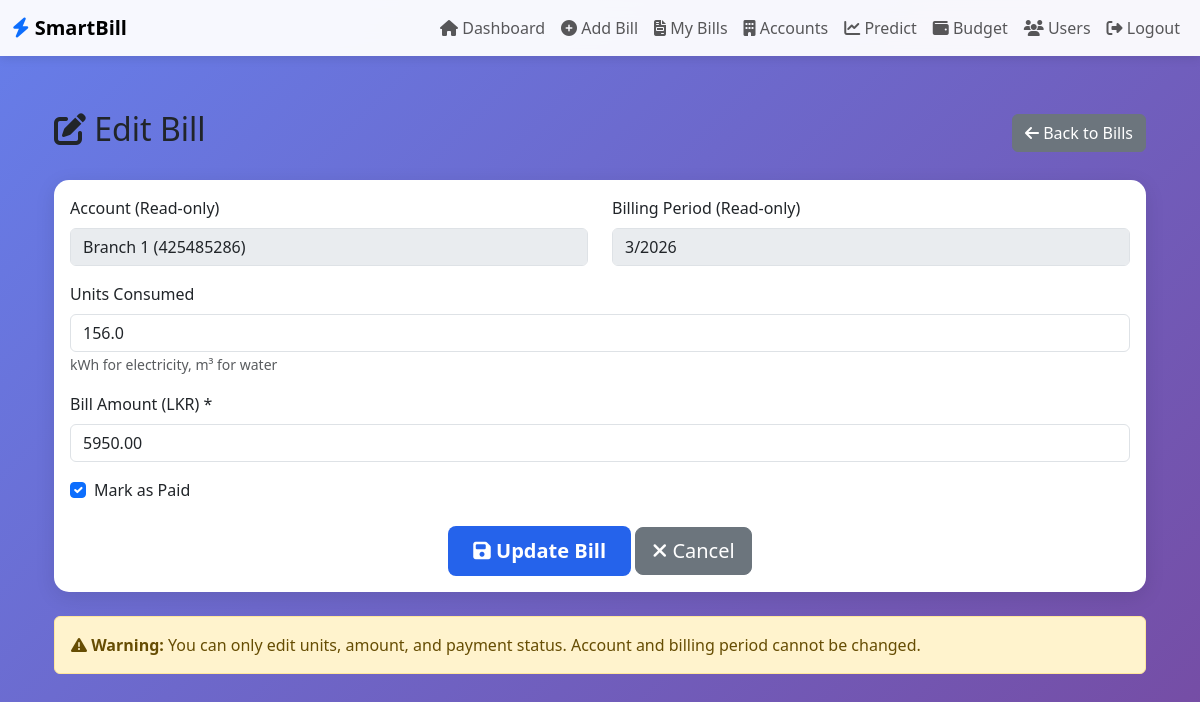
The page /bills/edit/27/ (signed in) on the database its author committed.
### bills/models.py (models this page shows, shortened)
class Bill(models.Model):
    UTILITY_CHOICES = [
        ('electricity', 'Electricity'),
        ('water', 'Water'),
        ('mobile', 'Mobile'),
    ]
    user = models.ForeignKey(User, on_delete=models.CASCADE)
    account = models.ForeignKey(
        UtilityAccount,
        on_delete=models.CASCADE,
        related_name='bills',
        null=True,
        blank=True
    )
    notification_email = models.EmailField(
        max_length=255,
        blank=True,
        null=True,
        help_text="Optional: Email for payment reminder"
    )
    utility_type = models.CharField(max_length=20, choices=UTILITY_CHOICES, null=True, blank=True)
    account_number = models.CharField(max_length=100, null=True, blank=True)
    billing_month = models.IntegerField()
    billing_year = models.IntegerField()
    units_consumed = models.FloatField(default=0)
    bill_amount = models.DecimalField(max_digits=10, decimal_places=2)
    due_date = models.DateField()
    is_paid = models.BooleanField(default=False)
    is_anomaly = models.BooleanField(default=False)
    late_payment_risk = models.CharField(max_length=20, default='Low')
    payment_date = models.DateField(null=True, blank=True)
    notes = models.TextField(blank=True)
    created_at = models.DateTimeField(auto_now_add=True)
    updated_at = models.DateTimeField(auto_now=True)
    class Meta:
        ordering = ['-billing_year', '-billing_month', '-created_at']

class UtilityAccount(models.Model):
    UTILITY_TYPES = [
        ('electricity', 'Electricity'),
        ('water', 'Water'),
        ('mobile', 'Mobile'),
    ]
    user = models.ForeignKey(User, on_delete=models.CASCADE)
    utility_type = models.CharField(max_length=20, choices=UTILITY_TYPES)
    account_number = models.CharField(max_length=100)
    account_name = models.CharField(max_length=200, help_text="e.g., Head Office, Restaurant, Pool")
    provider = models.CharField(max_length=100, blank=True, help_text="For mobile: Dialog, Mobitel, etc.")
    is_active = models.BooleanField(default=True)
    created_at = models.DateTimeField(auto_now_add=True)
    class Meta:
        ordering = ['utility_type', 'account_name']
        unique_together = ['user', 'utility_type', 'account_number']

### bills/views.py (the view, shortened to what this page needs)
# urls.py: path('bills/edit/<int:bill_id>/', views.edit_bill, name='edit_bill'),
@login_required
def edit_bill(request, bill_id):
    if not request.user.is_superuser:
        messages.error(request, '❌ Permission denied! Only admins can edit bills.')
        return redirect('bill_list')
    bill = get_object_or_404(Bill, id=bill_id)
    context = {
        'bill': bill,
    }
    return render(request, 'bills/edit_bill.html', context)

### bills/templates/bills/edit_bill.html (shortened to what this page needs)
{% extends 'bills/base.html' %}
{% block content %}
<div class="container mt-4">
    <div class="d-flex justify-content-between align-items-center mb-4">
        <h2><i class="fas fa-edit"></i> Edit Bill</h2>
        <a href="{% url 'bill_list' %}" class="btn btn-secondary">
            <i class="fas fa-arrow-left"></i> Back to Bills
        </a>
    </div>
    <div class="card">
        <div class="card-body">
            <form method="post">
                <div class="row mb-3">
                    <div class="col-md-6">
                        <label class="form-label">Account (Read-only)</label>
                        <input type="text" class="form-control"
                               value="{{ bill.account.account_name }} ({{ bill.account.account_number }})" disabled>
                    </div>
                    <div class="col-md-6">
                        <label class="form-label">Billing Period (Read-only)</label>
                        <input type="text" class="form-control"
                               value="{{ bill.billing_month }}/{{ bill.billing_year }}" disabled>
                    </div>
                </div>
                <div class="mb-3">
                    <label class="form-label">Units Consumed</label>
                    <input type="number" step="0.01" name="units_consumed" class="form-control"
                           value="{{ bill.units_consumed }}" placeholder="e.g., 1200">
                    <small class="text-muted">kWh for electricity, m³ for water</small>
                </div>
                <div class="mb-3">
                    <label class="form-label">Bill Amount (LKR) *</label>
                    <input type="number" step="0.01" name="bill_amount" class="form-control"
                           value="{{ bill.bill_amount }}" required placeholder="e.g., 15000.00">
                </div>
                <div class="mb-3 form-check">
                    <input type="checkbox" name="is_paid" class="form-check-input" id="isPaid"
                           {% if bill.is_paid %}checked{% endif %}>
                    <label class="form-check-label" for="isPaid">Mark as Paid</label>
                </div>
                <div class="text-center mt-4">
                    <button type="submit" class="btn btn-primary btn-lg">
                        <i class="fas fa-save"></i> Update Bill
                    </button>
                    <a href="{% url 'bill_list' %}" class="btn btn-secondary btn-lg">
                        <i class="fas fa-times"></i> Cancel
                    </a>
                </div>
            </form>
        </div>
    </div>
    <div class="alert alert-warning mt-4">
        <i class="fas fa-exclamation-triangle"></i> <strong>Warning:</strong>
        You can only edit units, amount, and payment status. Account and billing period cannot be changed.
    </div>
</div>
{% endblock %}

### bills/templates/bills/base.html (style rules this page uses)
:root { --primary-color: #2563eb; --secondary-color: #10b981; --danger-color: #ef4444; --warning-color: #f59e0b; }
body { background: linear-gradient(135deg, #667eea 0%, #764ba2 100%); min-height: 100vh; font-family: 'Segoe UI', Tahoma, Geneva, Verdana, sans-serif; }
.card { border: none; border-radius: 15px; box-shadow: 0 5px 20px rgba(0,0,0,0.1); margin-bottom: 20px; }
.btn-primary { background: var(--primary-color); border: none; padding: 10px 25px; border-radius: 8px; font-weight: 600; }

### rows shown on the page
Bill: account.account_name "Branch 1 (425485286)", billing_month "3/2026", units_consumed "156.0", bill_amount "5950.00", is_paid "☑"
